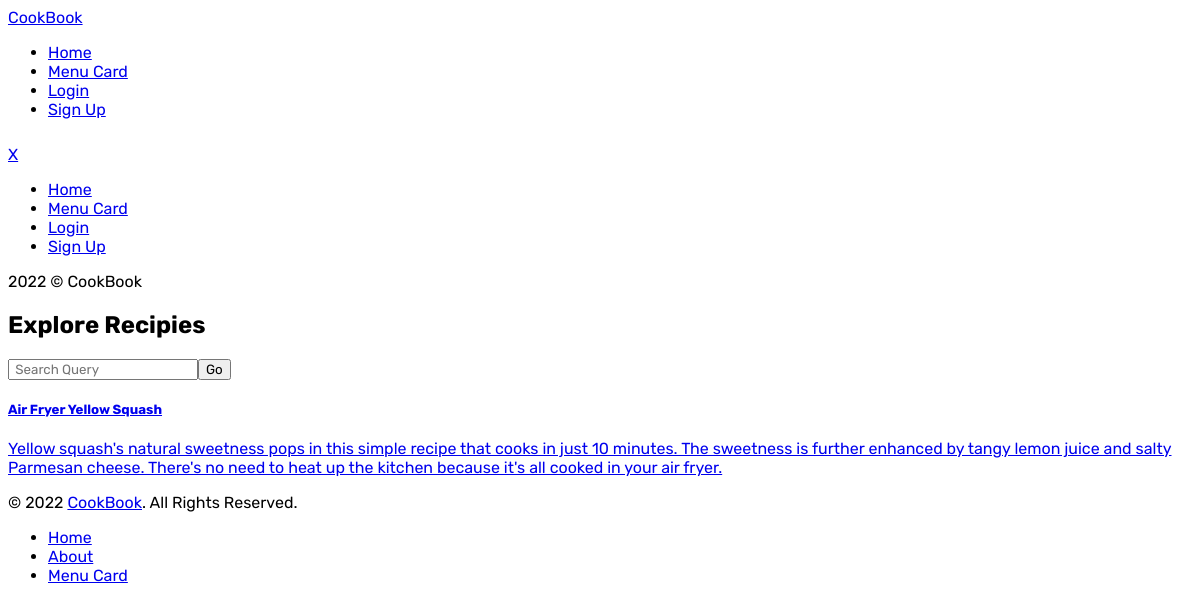
Page /recipes on the committed database.
### app/models/__init__.py (models this page shows, shortened)
class Recipe(db.Model):
    id = db.Column(db.Integer, primary_key=True)
    title = db.Column(db.String(64), unique=True, nullable=False)
    description = db.Column(db.Text)
    ingredients = db.Column(db.Text)
    instructions = db.Column(db.Text)
    timestamp = db.Column(db.Date, index=True, default=datetime.utcnow)
    user_id = db.Column(db.Integer, db.ForeignKey('user.id'))
    tags = db.Column(db.Text)

### app/routes/routes.py (the view)
@app.route('/recipes')
def recipes():
    query = request.args.get("query" , "")
    recipes = Recipe.query.filter(Recipe.title.like("%"+query+"%")).all()
    return render_template('recipes.html', recipes=recipes , query=query , user=current_user)

### app/templates/recipes.html (shortened to what this page needs)
<html>
    <head>
        <link rel= "stylesheet" type= "text/css" href= "{{ url_for('static',filename='all.css') }}">
    </head>
    <body>
        {% include "navbar.html" %}
        <div class="mt-4 ">
            <h2 class="text-5xl text-center uppercase font-bold text-gray-800 p-4">
                Explore Recipies
            </h2>
        </div>
        <form class="mt-4 bg-gray-100 shadow flex justify-around items-center mx-auto max-w-4xl my-3">
        <input class="w-full border text-lg border mx-2 p-2" type="search" placeholder=" Search Query" name="query" /><button type="submit" class="bg-blue-900 p-2 text-white mx-2   text-lg">Go</button>
        </form>
        <div class="p-2 flex flex-wrap justify-center items-center">
            {% for recipe in recipes %}
            <div class="p-2">
                <a href="{{url_for('recipe', recipe_id = recipe.id) }}" class="block p-6 max-w-xl shrink-0 bg-white rounded-sm border border-gray-200  hover:bg-gray-100 dark:bg-gray-800 dark:border-gray-700 dark:hover:bg-gray-700">
                    <h5 class="mb-2 text-lg font-bold tracking-tight text-gray-900 dark:text-white">{{ recipe.title }}</h5>
                    <p class="font-normal text-gray-700 dark:text-gray-400">{{ recipe.description }}</p>
                </a>
            </div>
            {% endfor %}
        </div>
        {% include "footer.html" %}
    </body>
</html>

### app/templates/recipes.html (style rules this page uses)
* { font-family: 'Rubik', sans-serif; }

### rows in the picture
Recipe: title "Air Fryer Yellow Squash", description "Yellow squash's natural sweetness pops in this simple recipe that cooks in just 10 minutes. The sweetness is further enhanced by tangy lemon juice and salty Parmesan cheese. There's no need to heat up the kitchen because it's all cooked in your air fryer."
